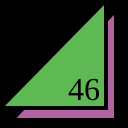
Frame 1 (no input)
Frame 60 (no input): identical to frame 1, image omitted
Frame 120 (the mouse pressed at the canvas centre since frame 60): identical to frame 1, image omitted

The p5.js sketch that drew this single still picture (run headless with seeded random() and noise() and a simulated clock; from frame 60 on, the mouse is pressed at the canvas centre):

// p5.js sketch
// ── sketch.js
function setup() {
  createCanvas(128,128);
}

function draw() {
  background(0);
  strokeWeight(4);
  fill(178, 100, 162);
  triangle(12,120,116,120,116,10);
  fill(94, 185, 84);
  triangle(0,108,106,108,106,0);
  fill(0);
  textSize(32);
  textFont("serif");
  text("46", 68, 100);
}
